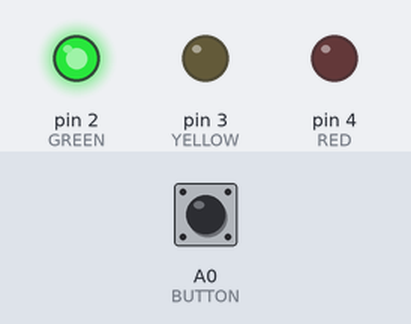
Recording of a sketch running on a simulated Arduino Uno, built with avr-gcc and run on an emulated ATmega328P. Shown: output pins drawn as LEDs (lit = HIGH). The test bench sets the inputs (shaded band); at power-on: A0 (BUTTON) LOW.

Above: at 1.2 s.
1.3 s: A0 (BUTTON) pulled HIGH for 0.15 s
At 6.0 s:
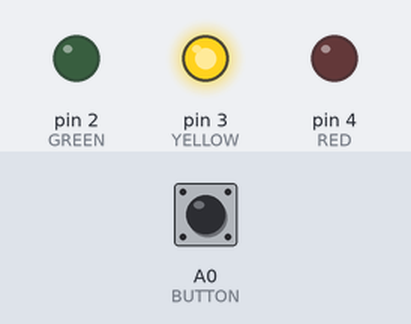
At 8.7 s:
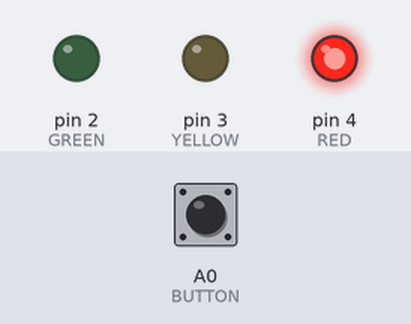
Timing chart, 0 to 12.8 s (numbered marks = the images above; inputs shaded):
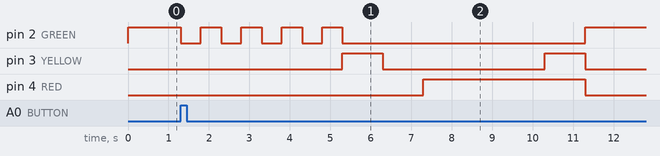

The sketch:

stopLight.ino
```cpp
#define RED 4
#define GREEN 2
#define YELLOW 3
#define BUTTON A0

unsigned int blinkTime = 500;
unsigned int timeWait = 3000;
unsigned int remainingTime = 5000;

void setup() {

  pinMode(BUTTON, INPUT);

  pinMode(GREEN, OUTPUT);
  pinMode(YELLOW, OUTPUT);
  pinMode(RED, OUTPUT);

  digitalWrite(RED, 0);
  digitalWrite(GREEN, 1);
  digitalWrite(YELLOW, 0);

}

void loop() {

  boolean button = digitalRead(BUTTON);

  if (button) stopLightCycle();

}

void stopLightCycle() {

  for (int i = 4; i != 0; i--) {
    digitalWrite(GREEN, 0);
    delay(500);
    digitalWrite(GREEN, 1);
    delay(500);
  }

  digitalWrite(GREEN, 0);
  digitalWrite(YELLOW, 1);
  delay(1000);
  digitalWrite(YELLOW, 0);
  delay(1000);
  digitalWrite(RED, 1);

  delay(timeWait);

  digitalWrite(YELLOW, 1);
  delay(1000);
  digitalWrite(YELLOW, 0);
  digitalWrite(RED, 0);
  digitalWrite(GREEN, 1);

  delay(remainingTime);

}
```

Measured:
- after the input at 1.3 s, pin 2 (GREEN): goes 4 × (LOW 0.50 s, HIGH 0.50 s), LOW 6.0 s, then HIGH, starting at once; pin 3 (YELLOW): alternates HIGH for 1.0 s and LOW for 4.0 s, starting after 4.0 s; pin 4 (RED): LOW → HIGH after 6.0 s, → LOW 4.0 s later
